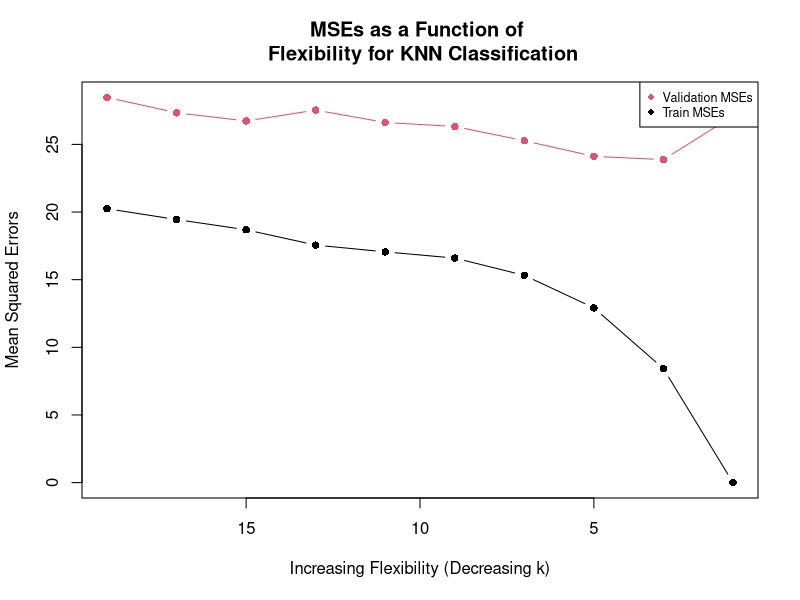
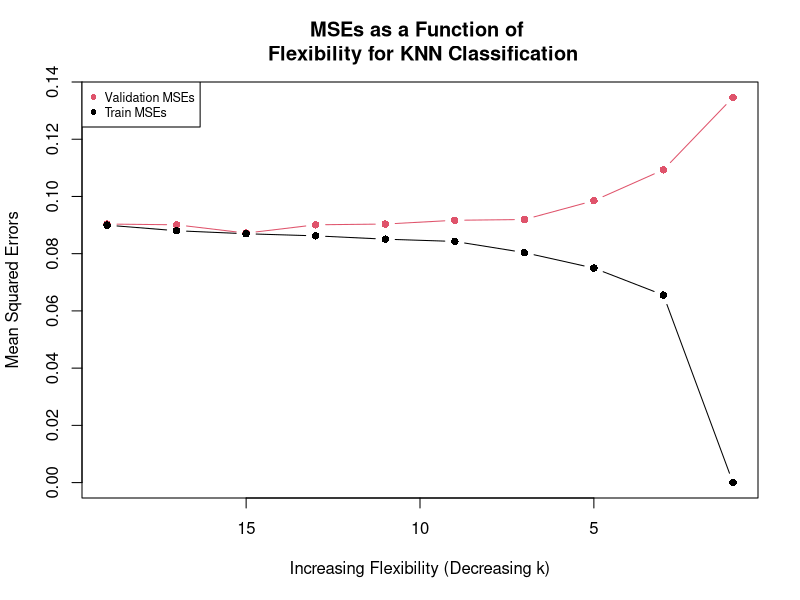
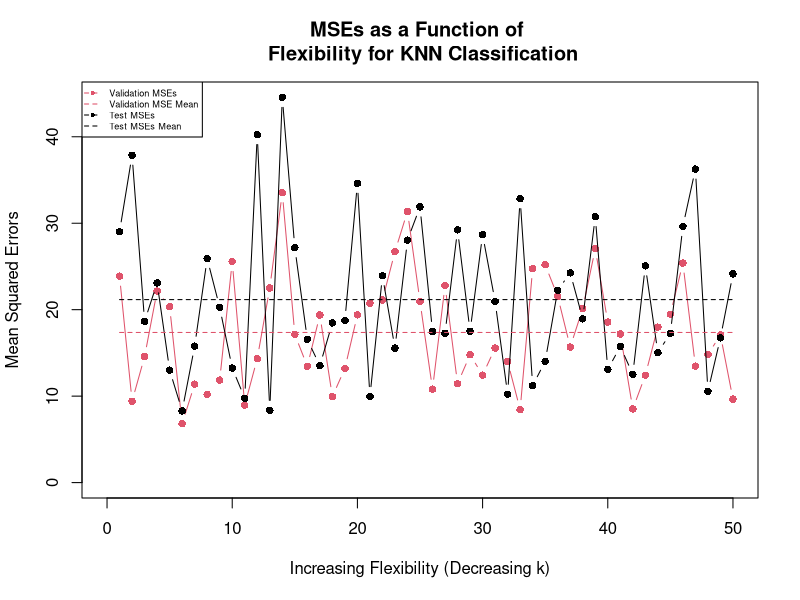
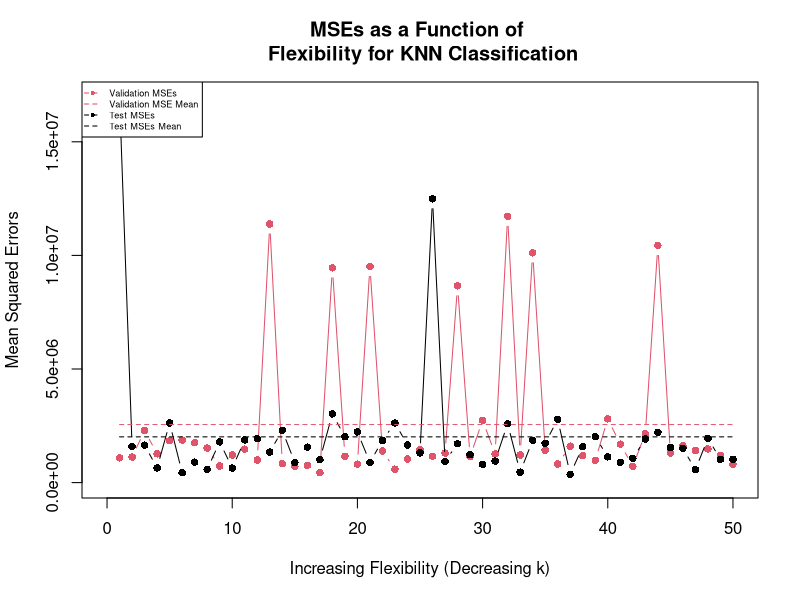

R code for these plots, in order:
rm(list=ls())
##################### #### QUESTION 1 #### #####################
home_table <- read.table("HomePrices.txt", stringsAsFactors = F, header = T)
meanMSE <- sum((home_table$medv-mean(home_table$medv))**2)/nrow(home_table)
meanMSE
variance <- var(home_table$medv)*((nrow(home_table)-1)/nrow(home_table))
variance
scaled_ht<-scale(home_table[-13] ,center=TRUE)
scaled_ht<-cbind(scaled_ht,home_table[13])
head(scaled_ht)
set.seed(5072)
n <- nrow(scaled_ht)
trainprop <- 0.75  
validateprop <- 0.15
train  <-  sample(n, trainprop * n)
validate  <-  sample(setdiff(1:n, train), validateprop * n) 
test <- setdiff(setdiff(1:n, train), validate)
trainset <- scaled_ht[train,]
validateset <- scaled_ht[validate,]
testset <- scaled_ht[test,]
head(trainset,1)
head(validateset,1)
head(testset,1)
train.x <- trainset[-13]
train.y <- trainset$medv
validate.x <- validateset[-13]
validate.y <- validateset$medv
test.x <- testset[-13]
test.y <- testset$medv
seqx<-seq(19,1,-2)
require(FNN)
numreps <- 10
validate.errors <- rep(0, length(seqx))
train.errors <- rep(0, length(seqx))
for(i in 1:length(seqx)) {
  knn.pred <- knn.reg(train.x, validate.x,  train.y, k = seqx[i])
  validate.errors[i] <- mean((knn.pred$pred - validate.y)^2)
  
  knn.pred <- knn.reg(train.x, train.x,  train.y, k = seqx[i])
  train.errors[i] <- mean((knn.pred$pred - train.y)^2)
}
plot(NULL, NULL, type='n', xlim=c(19, 1), ylim=c(0,max(c(validate.errors, train.errors))), xlab='Increasing Flexibility (Decreasing k)', ylab='Mean Squared Errors', main='MSEs as a Function of \n Flexibility for KNN Classification')
lines(seq(19, 1, -2), validate.errors, type='b', col=2, pch=16)
lines(seq(19, 1, -2), train.errors, type='b', col=1, pch=16)
legend("topright", legend = c("Validation MSEs", "Train MSEs"), col=c(2, 1), cex=.75, pch=16)
l <- which.min(validate.errors)
m <-which.min(train.errors)
sprintf("My 'best' validate MSE occured at k = %i and prduced a MSE of %f", seqx[l],validate.errors[which.min(validate.errors)])
sprintf("My 'best' training MSE occured at k = %i and prduced a MSE of %f", seqx[m],train.errors[which.min(train.errors)])
#predict medv for test set using optimal k ound for validate
knn.pred <- knn.reg(train.x, test.x,  train.y, k = seqx[l])
mytable <- mean((test.y-knn.pred$pred)^2)
print(paste("Test set error rate was ",(mytable)))



##################### #### QUESTION 2 #### #####################
LDT <- read.csv(file="LoanData.csv", header=TRUE, sep=",")
yesError <- sum(LDT$loan.repaid=="Yes")/nrow(LDT)
yesError
scaled_ldt<-scale(LDT[-8] ,center=TRUE)
scaled_ldt<-cbind(scaled_ldt,LDT[8])
head(scaled_ldt)
set.seed(5072)
n <- nrow(scaled_ldt)
trainprop <- 0.75  
validateprop <- 0.15
train  <-  sample(n, trainprop * n)
validate  <-  sample(setdiff(1:n, train), validateprop * n) 
test <- setdiff(setdiff(1:n, train), validate)
trainset <- scaled_ldt[train,]
validateset <- scaled_ldt[validate,]
testset <- scaled_ldt[test,]
head(trainset,1)
head(validateset,1)
head(testset,1)
train.x <- trainset[-8]
train.y <- trainset$loan.repaid
validate.x <- validateset[-8]
validate.y <- validateset$loan.repaid
test.x <- testset[-8]
test.y <- testset$loan.repaid
seqx<-seq(19,1,-2)
require(FNN)
numreps <- 10
validate.errors <- rep(0, length(seqx))
train.errors <- rep(0, length(seqx))
for(i in 1:length(seqx)) {
  knn.pred <- knn(train.x, validate.x,  train.y, k = seqx[i])
  validate.errors[i] <- mean(validate.y != knn.pred)
  
  knn.pred <- knn(train.x, train.x,  train.y, k = seqx[i])
  train.errors[i] <- mean(train.y != knn.pred)  
}
plot(NULL, NULL, type='n', xlim=c(19, 1), ylim=c(0,max(c(validate.errors, train.errors))), xlab='Increasing Flexibility (Decreasing k)', ylab='Mean Squared Errors', main='MSEs as a Function of \n Flexibility for KNN Classification')
lines(seq(19, 1, -2), validate.errors, type='b', col=2, pch=16)
lines(seq(19, 1, -2), train.errors, type='b', col=1, pch=16)
legend("topleft", legend = c("Validation MSEs", "Train MSEs"), col=c(2, 1), cex=.75, pch=16)
l <- which.min(validate.errors)
m <-which.min(train.errors)
sprintf("My 'best' validate error occured at k = %i and prduced a validate error of %f", seqx[l],validate.errors[which.min(validate.errors)])
sprintf("My 'best' training MSE occured at k = %i and prduced a MSE of %f", seqx[m],train.errors[which.min(train.errors)])
knn.pred <- knn(train.x, test.x,  train.y, k = seqx[l])
mytable <- mean((knn.pred != test.y)^2)
print(paste("Test set error rate was ",(mytable)))



##################### #### QUESTION 3 #### #####################
set.seed(5072)
validate.errors<- c()
test.errors <- c()
home_table <- read.table("HomePrices.txt", stringsAsFactors = F, header = T)
seqx<-seq(19,1,-2)
for (i in 1:50){
  validate.mse <- 0
  n <- nrow(scaled_ht)
  trainprop <- 0.75  
  validateprop <- 0.15
  train  <- sample(n, trainprop * n)
  validate  <- sample(setdiff(1:n, train), validateprop * n) 
  test <- setdiff(setdiff(1:n, train), validate)
  trainset <- scaled_ht[train,]
  validateset <- scaled_ht[validate,]
  testset <- scaled_ht[test,]
  head(trainset,1)
  head(validateset,1)
  head(testset,1)
  train.x <- trainset[-13]
  train.y <- trainset$medv
  validate.x <- validateset[-13]
  validate.y <- validateset$medv
  test.x <- testset[-13]
  test.y <- testset$medv
  require(FNN)
  for (h in 1:length(seqx)){
    knn.pred <- knn.reg(train.x, validate.x,  train.y, k = seqx[h])
    validate.mse[h] <- mean((knn.pred$pred - validate.y)^2)
  }
  validate.errors[i] <- validate.mse[which.min(validate.mse)]
  knn.pred <- knn.reg(train.x, test.x,  train.y, k = seqx[which.min(validate.mse)])
  test.mse <- mean(((test.y - knn.pred$pred)^2))
  test.errors[i] <- test.mse
  
  }
testMean<- rep(mean(test.errors),50)
validateMean<- rep(mean(validate.errors),50)
print(paste("Mean validate MSE is", validateMean[1]))
print(paste("Standard Deviation validate MSE is", sd(validate.errors)))
print(paste("Mean test MSE is", testMean[1]))
print(paste("Standard Deviation test MSE is", sd(test.errors)))
plot(NULL, NULL, type='n', xlim=c(0, 50), ylim=c(0,max(c(validate.errors, test.errors))), xlab='Increasing Flexibility (Decreasing k)', ylab='Mean Squared Errors', main='MSEs as a Function of \n Flexibility for KNN Classification')
lines(seq(1:50), validate.errors, type='b', col=2, pch=16,lty = 1)
lines(seq(1:50), test.errors, type='b', col=1, pch=16)
lines(seq(1:50), testMean, type='l', col=1, lty="dashed")
lines(seq(1:50), validateMean, type='l', col=2, lty="dashed")
legend("topleft", legend = c("Validation MSEs","Validation MSE Mean", "Test MSEs","Test MSEs Mean"), col=c(2,2,1,1), cex=.55, pch=c(16,NA,16,NA), lty=rep("dashed",4))
l <- which.min(validate.errors)
m <-which.min(test.errors)
print("We were not unlucky in Question 1. The mean MSE we found in Q1 was within one standard deviation of 50 sample MSE's taken in Q3.")



##################### #### QUESTION 4 #### #####################
college <- read.csv(file="applications.train.csv", header=TRUE, sep=",")
lm.fit <- lm(Applications ~ ., data =college)
summary(lm.fit)
# removing the variables that werent statistically significant in the linear regression summary above 
college<-college[,-c(2,3,5,7,8,9,12,13,14,16) ]
n <- nrow(college)
seqx<-seq(19,1,-2)
validate.errors<- c()
kval<-c()
test.errors <- c()
for (i in 1:50){
  validate.mse <- 0
  n <- nrow(college)
  trainprop <- 0.75  
  validateprop <- 0.15
  train  <- sample(n, trainprop * n)
  validate  <- sample(setdiff(1:n, train), validateprop * n) 
  test <- setdiff(setdiff(1:n, train), validate)
  trainset <- college[train,]
  validateset <- college[validate,]
  testset <- college[test,]
  head(trainset,1)
  head(validateset,1)
  head(testset,1)
  train.x <- trainset[-1]
  train.y <- trainset$Applications
  validate.x <- validateset[-1]
  validate.y <- validateset$Applications
  test.x <- testset[-1]
  test.y <- testset$Applications
  require(FNN)
  for (h in 1:length(seqx)){
    knn.pred <- knn.reg(train.x, validate.x,  train.y, k = seqx[h])
    validate.mse[h] <- mean((knn.pred$pred - validate.y)^2)
  }
  l <- which.min(validate.mse)
  kval <-cbind(kval,seqx[l])
  validate.errors[i] <- validate.mse[which.min(validate.mse)]
  knn.pred <- knn.reg(train.x, test.x,  train.y, k = seqx[which.min(validate.mse)])
  test.mse <- mean(((test.y - knn.pred$pred)^2))
  test.errors[i] <- test.mse
  m<- which.min(test.mse)
}
testMean<- rep(mean(test.errors),50)
validateMean<- rep(mean(validate.errors),50)
plot(NULL, NULL, type='n', xlim=c(0, 50), ylim=c(0,max(c(validate.errors, test.errors))), xlab='Increasing Flexibility (Decreasing k)', ylab='Mean Squared Errors', main='MSEs as a Function of \n Flexibility for KNN Classification')
lines(seq(1:50), validate.errors, type='b', col=2, pch=16,lty = 1)
lines(seq(1:50), test.errors, type='b', col=1, pch=16)
lines(seq(1:50), testMean, type='l', col=1, lty="dashed")
lines(seq(1:50), validateMean, type='l', col=2, lty="dashed")
legend("topleft", legend = c("Validation MSEs","Validation MSE Mean", "Test MSEs","Test MSEs Mean"), col=c(2,2,1,1), cex=.55, pch=c(16,NA,16,NA), lty=rep("dashed",4))
x<- table(kval)
x
print("k=3 is my models prediction for the lowest MSE")
